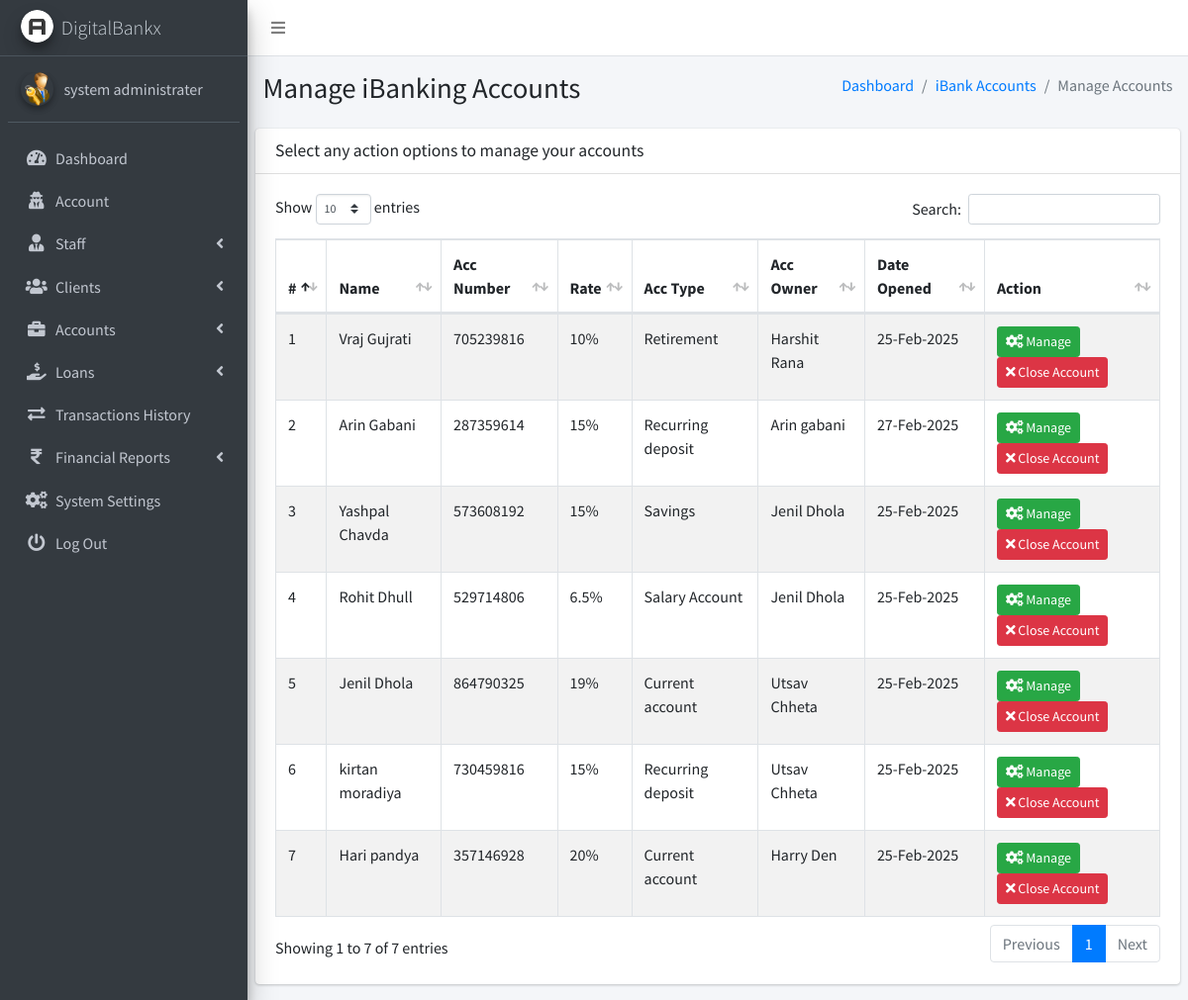
Page /admin/pages_manage_acc_openings.php (signed in) on the earlier database version.
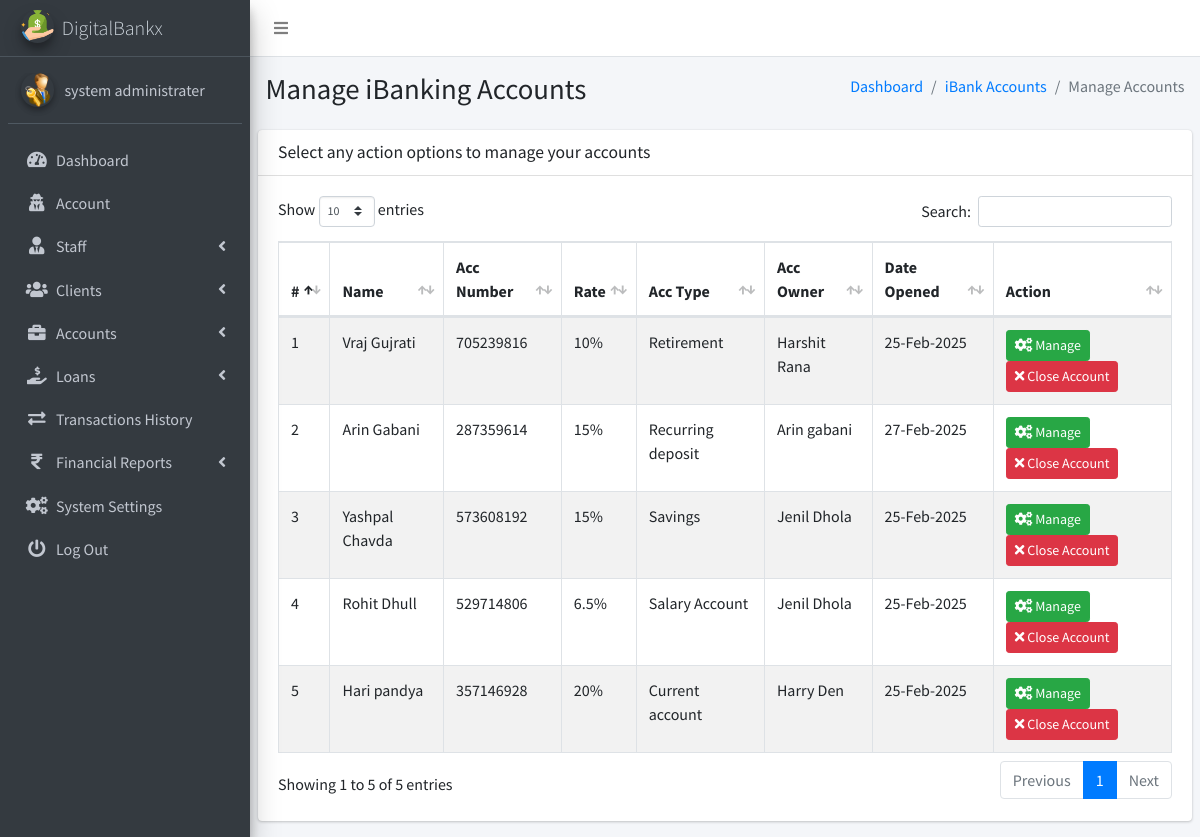
Same page on the later database version.
### tables this page shows
CREATE TABLE `ib_systemsettings` (
  `id` int(20) NOT NULL,
  `sys_name` longtext NOT NULL,
  `sys_tagline` longtext NOT NULL,
  `sys_logo` varchar(200) NOT NULL,
  `is_active` tinyint(1) NOT NULL DEFAULT 1
);

CREATE TABLE `ib_admin` (
  `admin_id` int(11) NOT NULL,
  `name` varchar(200) NOT NULL,
  `email` varchar(200) NOT NULL,
  `number` varchar(200) NOT NULL,
  `password` varchar(200) NOT NULL,
  `profile_pic` varchar(200) NOT NULL,
  `is_active` tinyint(1) NOT NULL DEFAULT 1,
  `otp` varchar(6) DEFAULT NULL,
  `otp_expiry` datetime DEFAULT NULL
);

CREATE TABLE `ib_bankaccounts` (
  `account_id` int(20) NOT NULL,
  `acc_name` varchar(200) NOT NULL,
  `account_number` varchar(200) NOT NULL,
  `acc_type` varchar(200) NOT NULL,
  `acc_rates` varchar(200) NOT NULL,
  `acc_status` varchar(200) NOT NULL,
  `acc_amount` decimal(10,2) NOT NULL,
  `client_id` int(10) UNSIGNED DEFAULT NULL,
  `created_at` timestamp(6) NOT NULL DEFAULT current_timestamp(6) ON UPDATE current_timestamp(6),
  `is_active` tinyint(1) NOT NULL DEFAULT 1
);

CREATE TABLE `ib_clients` (
  `client_id` int(10) UNSIGNED NOT NULL,
  `name` varchar(200) NOT NULL,
  `phone` varchar(200) NOT NULL,
  `address` varchar(200) NOT NULL,
  `email` varchar(200) NOT NULL,
  `aadhar_number` varchar(12) NOT NULL,
  `pan_number` varchar(10) NOT NULL,
  `password` varchar(200) NOT NULL,
  `profile_pic` varchar(200) NOT NULL,
  `client_number` varchar(200) NOT NULL,
  `is_active` tinyint(1) NOT NULL DEFAULT 1,
  `otp` varchar(10) DEFAULT NULL,
  `otp_expiry` datetime DEFAULT NULL
);

### admin/pages_manage_acc_openings.php (the view, shortened to what this page needs)
<?php
include('conf/config.php');
?>
<!DOCTYPE html>
<html>
<?php include("dist/_partials/head.php"); ?>
<body class="hold-transition sidebar-mini layout-fixed layout-navbar-fixed">
    <div class="wrapper">
        <?php include("dist/_partials/nav.php"); ?>
        <?php include("dist/_partials/sidebar.php"); ?>
        <div class="content-wrapper">
            <section class="content-header">
                <div class="container-fluid">
                    <div class="row mb-2">
                        <div class="col-sm-6">
                            <h1>Manage iBanking Accounts</h1>
                        </div>
                        <div class="col-sm-6">
                            <ol class="breadcrumb float-sm-right">
                                <li class="breadcrumb-item"><a href="pages_dashboard.php">Dashboard</a></li>
                                <li class="breadcrumb-item"><a href="pages_manage_acc_openings.php">iBank Accounts</a></li>
                                <li class="breadcrumb-item active">Manage Accounts</li>
                            </ol>
                        </div>
                    </div>
                </div>
            </section>
            <section class="content">
                <div class="row">
                    <div class="col-12">
                        <div class="card">
                            <div class="card-header">
                                <h3 class="card-title">Select any action options to manage your accounts</h3>
                            </div>
                            <div class="card-body">
                                <table id="example1" class="table table-hover table-bordered table-striped">
                                    <thead>
                                        <tr>
                                            <th>#</th>
                                            <th>Name</th>
                                            <th>Acc Number</th>
                                            <th>Rate</th>
                                            <th>Acc Type</th>
                                            <th>Acc Owner</th>
                                            <th>Date Opened</th>
                                            <th>Action</th>
                                        </tr>
                                    </thead>
                                    <tbody>
                                        <?php
                                        $ret = "SELECT
                                                    b.*,
                                                    c.name AS client_name
                                                FROM iB_bankAccounts b
                                                LEFT JOIN ib_clients c ON b.client_id = c.client_id
                                                ORDER BY RAND()";
                                        $stmt = $mysqli->prepare($ret);
                                        $stmt->execute();
                                        $res = $stmt->get_result();
                                        $cnt = 1;
                                        while ($row = $res->fetch_object()) {
                                            $dateOpened = $row->created_at ?? 'N/A';
                                        ?>
                                            <tr>
                                                <td><?php echo $cnt; ?></td>
                                                <td><?php echo htmlspecialchars($row->acc_name ?? 'N/A'); ?></td>
                                                <td><?php echo htmlspecialchars($row->account_number ?? 'N/A'); ?></td>
                                                <td><?php echo htmlspecialchars($row->acc_rates ?? '0.00'); ?>%</td>
                                                <td><?php echo htmlspecialchars($row->acc_type ?? 'N/A'); ?></td>
                                                <td><?php echo isset($row->client_name) ? htmlspecialchars($row->client_name) : 'N/A'; ?></td>
                                                <td><?php echo $dateOpened !== 'N/A' ? date("d-M-Y", strtotime($dateOpened)) : 'N/A'; ?></td>
                                                <td>
                                                    <a class="btn btn-success btn-sm" href="pages_update_client_accounts.php?account_id=<?php echo $row->account_id; ?>">
                                                        <i class="fas fa-cogs"></i> Manage
                                                    </a>
                                                    <a class="btn btn-danger btn-sm" href="pages_manage_acc_openings.php?deleteBankAcc=<?php echo $row->account_id; ?>">
                                                        <i class="fas fa-times"></i> Close Account
                                                    </a>
                                                </td>
                                            </tr>
                                        <?php $cnt++; } ?>
                                    </tbody>
                                </table>
                            </div>
                        </div>
                    </div>
                </div>
            </section>
        </div>
    </div>
</body>
</html>

### admin/dist/_partials/head.php (shortened to what this page needs)
<?php
$ret = "SELECT * FROM `iB_SystemSettings` ";
$stmt = $mysqli->prepare($ret);
$stmt->execute();
$res = $stmt->get_result();
while ($sys = $res->fetch_object()) {
?>
    <head>
        <link rel="stylesheet" href="plugins/overlayScrollbars/css/OverlayScrollbars.min.css">
        <link rel="stylesheet" href="plugins/fontawesome-free/css/all.min.css">
        <link rel="stylesheet" href="https://code.ionicframework.com/ionicons/2.0.1/css/ionicons.min.css">
        <link rel="stylesheet" href="plugins/icheck-bootstrap/icheck-bootstrap.min.css">
        <link rel="stylesheet" href="dist/css/adminlte.min.css">
        <link rel="stylesheet" href="plugins/datatables-bs4/css/dataTables.bootstrap4.css">
        <link rel="stylesheet" type="text/css" href="plugins/datatable/custom_dt_html5.css">
    </head>
<?php } ?>

### admin/dist/_partials/nav.php (shortened to what this page needs)
<nav class="main-header navbar navbar-expand navbar-white navbar-light">
    <ul class="navbar-nav">
        <li class="nav-item">
            <a class="nav-link" data-widget="pushmenu" href="#" role="button"><i class="fas fa-bars"></i></a>
        </li>
    </ul>
</nav>

### admin/dist/_partials/sidebar.php (shortened to what this page needs)
<aside class="main-sidebar sidebar-dark-primary elevation-4">
    <?php
    $admin_id = $_SESSION['admin_id'];
    $query = "SELECT * FROM iB_admin WHERE admin_id = ?";
    $stmt = $mysqli->prepare($query);
    $stmt->bind_param('i', $admin_id);
    $stmt->execute();
    $res = $stmt->get_result();
    while ($row = $res->fetch_object()) {
        $profile_picture = empty($row->profile_pic)
            ? "<img src='dist/img/user_icon.png' class='img-circle elevation-2' alt='User Image'>"
            : "<img src='dist/img/$row->profile_pic' class='img-circle elevation-2' alt='User Image'>";
        $sys_query = "SELECT * FROM iB_SystemSettings";
        $stmt = $mysqli->prepare($sys_query);
        $stmt->execute();
        $sys_res = $stmt->get_result();
        while ($sys = $sys_res->fetch_object()) {
            ?>
            <a href="pages_dashboard.php" class="brand-link text-light">
                <img src="dist/img/<?php echo $sys->sys_logo; ?>" alt="Logo" class="brand-image img-circle elevation-3">
                <span class="brand-text font-weight-light"><?php echo $sys->sys_name; ?></span>
            </a>
            <div class="sidebar">
                <div class="user-panel mt-3 pb-3 mb-3 d-flex">
                    <div class="image"><?php echo $profile_picture; ?></div>
                    <div class="info">
                        <a href="#" class="d-block"><?php echo $row->name; ?></a>
                    </div>
                </div>
                <nav class="mt-2">
                    <ul class="nav nav-pills nav-sidebar flex-column" data-widget="treeview" role="menu">
                        <li class="nav-item">
                            <a href="pages_dashboard.php" class="nav-link">
                                <i class="nav-icon fas fa-tachometer-alt"></i>
                                <p>Dashboard</p>
                            </a>
                        </li>
                        <li class="nav-item">
                            <a href="pages_account.php" class="nav-link">
                                <i class="nav-icon fas fa-user-secret"></i>
                                <p>Account</p>
                            </a>
                        </li>
                        <li class="nav-item has-treeview">
                            <a href="#" class="nav-link">
                                <i class="nav-icon fas fa-user-tie"></i>
                                <p>Staff <i class="fas fa-angle-left right"></i></p>
                            </a>
                        </li>
                        <li class="nav-item has-treeview">
                            <a href="#" class="nav-link">
                                <i class="nav-icon fas fa-users"></i>
                                <p>Clients <i class="fas fa-angle-left right"></i></p>
                            </a>
                        </li>
                        <li class="nav-item has-treeview">
                            <a href="#" class="nav-link">
                                <i class="nav-icon fas fa-briefcase"></i>
                                <p>Accounts <i class="fas fa-angle-left right"></i></p>
                            </a>
                        </li>
                        <li class="nav-item has-treeview">
                            <a href="#" class="nav-link">
                                <i class="nav-icon fas fa-hand-holding-usd"></i>
                                <p>
                                    Loans
                                    <i class="fas fa-angle-left right"></i>
                                </p>
                            </a>
                        </li>
                        <li class="nav-item">
                            <a href="pages_transactions_engine.php" class="nav-link">
                                <i class="nav-icon fas fa-exchange-alt"></i>
                                <p>Transactions History</p>
                            </a>
                        </li>
                        <li class="nav-item has-treeview">
                            <a href="#" class="nav-link">
                                <i class="nav-icon fas fa-rupee-sign"></i>
                                <p>Financial Reports <i class="fas fa-angle-left right"></i></p>
                            </a>
                        </li>
                        <li class="nav-item">
                            <a href="pages_system_settings.php" class="nav-link">
                                <i class="nav-icon fas fa-cogs"></i>
                                <p>System Settings</p>
                            </a>
                        </li>
                        <li class="nav-item">
                            <a href="pages_logout.php" class="nav-link">
                                <i class="nav-icon fas fa-power-off"></i>
                                <p>Log Out</p>
                            </a>
                        </li>
                    </ul>
                </nav>
            </div>
        </aside>
    <?php }
    } ?>

Differences in the rows shown:
removed ib_bankaccounts: acc_name "Jenil Dhola", account_number "864790325", acc_rates "19", acc_type "Current account", client.name "Utsav Chheta", created_at "25-Feb-2025"
removed ib_bankaccounts: acc_name "kirtan moradiya", account_number "730459816", acc_rates "15", acc_type "Recurring deposit", client.name "Utsav Chheta", created_at "25-Feb-2025"
changed ib_systemsettings "DigitalBankx": sys_logo: a different picture
Other differences:
text written by a page script: "Show entries Search: Showing 1 to 7 of 7 entries Previous 1 Next" → "Show entries Search: Showing 1 to 5 of 5 entries Previous 1 Next"
